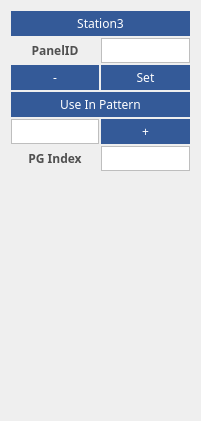
     <widget class="QWidget" name="layoutWidget_5">
      <property name="geometry">
       <rect>
        <x>407</x>
        <y>0</y>
        <width>201</width>
        <height>421</height>
       </rect>
      </property>
      <layout class="QGridLayout" name="gridLayout_8">
       <property name="spacing">
        <number>2</number>
       </property>
       <item row="6" column="0">
        <widget class="QLabel" name="label_PanelID_43">
         <property name="minimumSize">
          <size>
           <width>0</width>
           <height>0</height>
          </size>
         </property>
         <property name="font">
          <font>
           <family>微软雅黑</family>
           <pointsize>9</pointsize>
           <weight>75</weight>
           <bold>true</bold>
          </font>
         </property>
         <property name="layoutDirection">
          <enum>Qt::LeftToRight</enum>
         </property>
         <property name="styleSheet">
          <string notr="true">color: rgb(80, 80, 80);</string>
         </property>
         <property name="text">
          <string>PG Index</string>
         </property>
         <property name="alignment">
          <set>Qt::AlignCenter</set>
         </property>
        </widget>
       </item>
       <item row="6" column="1">
        <widget class="QLineEdit" name="leExposureStep_7">
         <property name="sizePolicy">
          <sizepolicy hsizetype="Preferred" vsizetype="Preferred">
           <horstretch>0</horstretch>
           <verstretch>0</verstretch>
          </sizepolicy>
         </property>
         <property name="minimumSize">
          <size>
           <width>0</width>
           <height>25</height>
          </size>
         </property>
         <property name="font">
          <font>
           <family>微软雅黑</family>
          </font>
         </property>
         <property name="styleSheet">
          <string notr="true">background-color: rgb(255, 255, 255);
border: 1px solid rgb(190, 190, 190);</string>
         </property>
         <property name="alignment">
          <set>Qt::AlignCenter</set>
         </property>
        </widget>
       </item>
       <item row="0" column="0" colspan="2">
        <widget class="QPushButton" name="pbExposureInPattern_9">
         <property name="sizePolicy">
          <sizepolicy hsizetype="Preferred" vsizetype="Preferred">
           <horstretch>0</horstretch>
           <verstretch>0</verstretch>
          </sizepolicy>
         </property>
         <property name="minimumSize">
          <size>
           <width>0</width>
           <height>25</height>
          </size>
         </property>
         <property name="font">
          <font>
           <family>微软雅黑</family>
          </font>
         </property>
         <property name="styleSheet">
          <string notr="true">QPushButton{background-color: rgb(52, 90, 152);color:white;border-radius:0px;}
QPushButton:hover{background-color: rgb(117,149,209);color:white;border-radius:0px;}
QPushButton:pressed{background-color: rgb(71, 175, 255);color:white;border-radius:0px;}</string>
         </property>
         <property name="text">
          <string>Station3</string>
         </property>
        </widget>
       </item>
       <item row="2" column="0">
        <layout class="QHBoxLayout" name="horizontalLayout_7">
         <item>
          <widget class="QLabel" name="label_PanelID_44">
           <property name="minimumSize">
            <size>
             <width>0</width>
             <height>0</height>
            </size>
           </property>
           <property name="font">
            <font>
             <family>微软雅黑</family>
             <pointsize>9</pointsize>
             <weight>75</weight>
             <bold>true</bold>
            </font>
           </property>
           <property name="layoutDirection">
            <enum>Qt::LeftToRight</enum>
           </property>
           <property name="styleSheet">
            <string notr="true">color: rgb(80, 80, 80);</string>
           </property>
           <property name="text">
            <string>PanelID</string>
           </property>
           <property name="alignment">
            <set>Qt::AlignCenter</set>
           </property>
          </widget>
         </item>
        </layout>
       </item>
       <item row="3" column="0">
        <widget class="QPushButton" name="pbExposureSub_4">
         <property name="sizePolicy">
          <sizepolicy hsizetype="Preferred" vsizetype="Preferred">
           <horstretch>0</horstretch>
           <verstretch>0</verstretch>
          </sizepolicy>
         </property>
         <property name="minimumSize">
          <size>
           <width>0</width>
           <height>25</height>
          </size>
         </property>
         <property name="font">
          <font>
           <family>微软雅黑</family>
          </font>
         </property>
         <property name="styleSheet">
          <string notr="true">QPushButton{background-color: rgb(52, 90, 152);color:white;border-radius:0px;}
QPushButton:hover{background-color: rgb(117,149,209);color:white;border-radius:0px;}
QPushButton:pressed{background-color: rgb(71, 175, 255);color:white;border-radius:0px;}</string>
         </property>
         <property name="text">
          <string>-</string>
         </property>
        </widget>
       </item>
       <item row="3" column="1">
        <widget class="QPushButton" name="pbExposureSet_4">
         <property name="sizePolicy">
          <sizepolicy hsizetype="Preferred" vsizetype="Preferred">
           <horstretch>0</horstretch>
           <verstretch>0</verstretch>
          </sizepolicy>
         </property>
         <property name="minimumSize">
          <size>
           <width>80</width>
           <height>25</height>
          </size>
         </property>
         <property name="font">
          <font>
           <family>微软雅黑</family>
          </font>
         </property>
         <property name="styleSheet">
          <string notr="true">QPushButton{background-color: rgb(52, 90, 152);color:white;border-radius:0px;}
QPushButton:hover{background-color: rgb(117,149,209);color:white;border-radius:0px;}
QPushButton:pressed{background-color: rgb(71, 175, 255);color:white;border-radius:0px;}</string>
         </property>
         <property name="text">
          <string>Set</string>
         </property>
        </widget>
       </item>
       <item row="5" column="0">
        <widget class="QLineEdit" name="leExposureTime_4">
         <property name="sizePolicy">
          <sizepolicy hsizetype="Preferred" vsizetype="Preferred">
           <horstretch>0</horstretch>
           <verstretch>0</verstretch>
          </sizepolicy>
         </property>
         <property name="minimumSize">
          <size>
           <width>0</width>
           <height>25</height>
          </size>
         </property>
         <property name="font">
          <font>
           <family>微软雅黑</family>
          </font>
         </property>
         <property name="styleSheet">
          <string notr="true">background-color: rgb(255, 255, 255);
border: 1px solid rgb(190, 190, 190);</string>
         </property>
         <property name="alignment">
          <set>Qt::AlignCenter</set>
         </property>
        </widget>
       </item>
       <item row="5" column="1">
        <widget class="QPushButton" name="pbExposureAdd_4">
         <property name="sizePolicy">
          <sizepolicy hsizetype="Preferred" vsizetype="Preferred">
           <horstretch>0</horstretch>
           <verstretch>0</verstretch>
          </sizepolicy>
         </property>
         <property name="minimumSize">
          <size>
           <width>0</width>
           <height>25</height>
          </size>
         </property>
         <property name="font">
          <font>
           <family>微软雅黑</family>
          </font>
         </property>
         <property name="styleSheet">
          <string notr="true">QPushButton{background-color: rgb(52, 90, 152);color:white;border-radius:0px;}
QPushButton:hover{background-color: rgb(117,149,209);color:white;border-radius:0px;}
QPushButton:pressed{background-color: rgb(71, 175, 255);color:white;border-radius:0px;}</string>
         </property>
         <property name="text">
          <string>+</string>
         </property>
        </widget>
       </item>
       <item row="2" column="1">
        <widget class="QLineEdit" name="leExposureStep_8">
         <property name="sizePolicy">
          <sizepolicy hsizetype="Preferred" vsizetype="Preferred">
           <horstretch>0</horstretch>
           <verstretch>0</verstretch>
          </sizepolicy>
         </property>
         <property name="minimumSize">
          <size>
           <width>0</width>
           <height>25</height>
          </size>
         </property>
         <property name="font">
          <font>
           <family>微软雅黑</family>
          </font>
         </property>
         <property name="styleSheet">
          <string notr="true">background-color: rgb(255, 255, 255);
border: 1px solid rgb(190, 190, 190);</string>
         </property>
         <property name="alignment">
          <set>Qt::AlignCenter</set>
         </property>
        </widget>
       </item>
       <item row="4" column="0" colspan="2">
        <widget class="QPushButton" name="pbExposureInPattern_4">
         <property name="sizePolicy">
          <sizepolicy hsizetype="Preferred" vsizetype="Preferred">
           <horstretch>0</horstretch>
           <verstretch>0</verstretch>
          </sizepolicy>
         </property>
         <property name="minimumSize">
          <size>
           <width>0</width>
           <height>25</height>
          </size>
         </property>
         <property name="font">
          <font>
           <family>微软雅黑</family>
          </font>
         </property>
         <property name="styleSheet">
          <string notr="true">QPushButton{background-color: rgb(52, 90, 152);color:white;border-radius:0px;}
QPushButton:hover{background-color: rgb(117,149,209);color:white;border-radius:0px;}
QPushButton:pressed{background-color: rgb(71, 175, 255);color:white;border-radius:0px;}</string>
         </property>
         <property name="text">
          <string>Use In Pattern</string>
         </property>
        </widget>
       </item>
       <item row="7" column="0">
        <spacer name="verticalSpacer_4">
         <property name="orientation">
          <enum>Qt::Vertical</enum>
         </property>
         <property name="sizeHint" stdset="0">
          <size>
           <width>20</width>
           <height>40</height>
          </size>
         </property>
        </spacer>
       </item>
      </layout>
     </widget>
